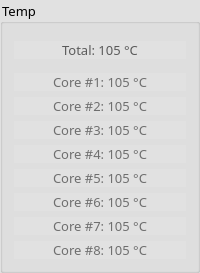
                 <widget class="QGroupBox" name="groupBox_10">
                  <property name="sizePolicy">
                   <sizepolicy hsizetype="Minimum" vsizetype="Minimum">
                    <horstretch>0</horstretch>
                    <verstretch>0</verstretch>
                   </sizepolicy>
                  </property>
                  <property name="font">
                   <font>
                    <family>Segoe Script</family>
                    <pointsize>10</pointsize>
                   </font>
                  </property>
                  <property name="styleSheet">
                   <string notr="true">background-color: rgb(225, 225, 225);</string>
                  </property>
                  <property name="title">
                   <string>Temp</string>
                  </property>
                  <layout class="QGridLayout" name="gridLayout_8">
                   <property name="sizeConstraint">
                    <enum>QLayout::SetMinimumSize</enum>
                   </property>
                   <item row="0" column="0">
                    <layout class="QVBoxLayout" name="verticalLayout_6">
                     <property name="sizeConstraint">
                      <enum>QLayout::SetMinimumSize</enum>
                     </property>
                     <property name="topMargin">
                      <number>6</number>
                     </property>
                     <item>
                      <widget class="QLabel" name="cputempTotal">
                       <property name="font">
                        <font>
                         <family>Unispace</family>
                         <pointsize>10</pointsize>
                        </font>
                       </property>
                       <property name="styleSheet">
                        <string notr="true">color: rgb(90, 90, 90);</string>
                       </property>
                       <property name="text">
                        <string>Total: 105 °C</string>
                       </property>
                       <property name="alignment">
                        <set>Qt::AlignCenter</set>
                       </property>
                      </widget>
                     </item>
                     <item>
                      <spacer name="cputempSpacer">
                       <property name="orientation">
                        <enum>Qt::Vertical</enum>
                       </property>
                       <property name="sizeType">
                        <enum>QSizePolicy::Fixed</enum>
                       </property>
                       <property name="sizeHint" stdset="0">
                        <size>
                         <width>1</width>
                         <height>8</height>
                        </size>
                       </property>
                      </spacer>
                     </item>
                     <item>
                      <widget class="QLabel" name="cputempCore1">
                       <property name="font">
                        <font>
                         <family>Unispace</family>
                         <pointsize>10</pointsize>
                        </font>
                       </property>
                       <property name="styleSheet">
                        <string notr="true">color: rgb(110, 110, 110);</string>
                       </property>
                       <property name="text">
                        <string>Core #1: 105 °C</string>
                       </property>
                       <property name="alignment">
                        <set>Qt::AlignCenter</set>
                       </property>
                      </widget>
                     </item>
                     <item>
                      <widget class="QLabel" name="cputempCore2">
                       <property name="font">
                        <font>
                         <family>Unispace</family>
                         <pointsize>10</pointsize>
                        </font>
                       </property>
                       <property name="styleSheet">
                        <string notr="true">color: rgb(110, 110, 110);</string>
                       </property>
                       <property name="text">
                        <string>Core #2: 105 °C</string>
                       </property>
                       <property name="alignment">
                        <set>Qt::AlignCenter</set>
                       </property>
                      </widget>
                     </item>
                     <item>
                      <widget class="QLabel" name="cputempCore3">
                       <property name="font">
                        <font>
                         <family>Unispace</family>
                         <pointsize>10</pointsize>
                        </font>
                       </property>
                       <property name="styleSheet">
                        <string notr="true">color: rgb(110, 110, 110);</string>
                       </property>
                       <property name="text">
                        <string>Core #3: 105 °C</string>
                       </property>
                       <property name="alignment">
                        <set>Qt::AlignCenter</set>
                       </property>
                      </widget>
                     </item>
                     <item>
                      <widget class="QLabel" name="cputempCore4">
                       <property name="font">
                        <font>
                         <family>Unispace</family>
                         <pointsize>10</pointsize>
                        </font>
                       </property>
                       <property name="styleSheet">
                        <string notr="true">color: rgb(110, 110, 110);</string>
                       </property>
                       <property name="text">
                        <string>Core #4: 105 °C</string>
                       </property>
                       <property name="alignment">
                        <set>Qt::AlignCenter</set>
                       </property>
                      </widget>
                     </item>
                     <item>
                      <widget class="QLabel" name="cputempCore5">
                       <property name="font">
                        <font>
                         <family>Unispace</family>
                         <pointsize>10</pointsize>
                        </font>
                       </property>
                       <property name="styleSheet">
                        <string notr="true">color: rgb(110, 110, 110);</string>
                       </property>
                       <property name="text">
                        <string>Core #5: 105 °C</string>
                       </property>
                       <property name="alignment">
                        <set>Qt::AlignCenter</set>
                       </property>
                      </widget>
                     </item>
                     <item>
                      <widget class="QLabel" name="cputempCore6">
                       <property name="font">
                        <font>
                         <family>Unispace</family>
                         <pointsize>10</pointsize>
                        </font>
                       </property>
                       <property name="styleSheet">
                        <string notr="true">color: rgb(110, 110, 110);</string>
                       </property>
                       <property name="text">
                        <string>Core #6: 105 °C</string>
                       </property>
                       <property name="alignment">
                        <set>Qt::AlignCenter</set>
                       </property>
                      </widget>
                     </item>
                     <item>
                      <widget class="QLabel" name="cputempCore7">
                       <property name="font">
                        <font>
                         <family>Unispace</family>
                         <pointsize>10</pointsize>
                        </font>
                       </property>
                       <property name="styleSheet">
                        <string notr="true">color: rgb(110, 110, 110);</string>
                       </property>
                       <property name="text">
                        <string>Core #7: 105 °C</string>
                       </property>
                       <property name="alignment">
                        <set>Qt::AlignCenter</set>
                       </property>
                      </widget>
                     </item>
                     <item>
                      <widget class="QLabel" name="cputempCore8">
                       <property name="font">
                        <font>
                         <family>Unispace</family>
                         <pointsize>10</pointsize>
                        </font>
                       </property>
                       <property name="styleSheet">
                        <string notr="true">color: rgb(110, 110, 110);</string>
                       </property>
                       <property name="text">
                        <string>Core #8: 105 °C</string>
                       </property>
                       <property name="alignment">
                        <set>Qt::AlignCenter</set>
                       </property>
                      </widget>
                     </item>
                    </layout>
                   </item>
                  </layout>
                 </widget>
